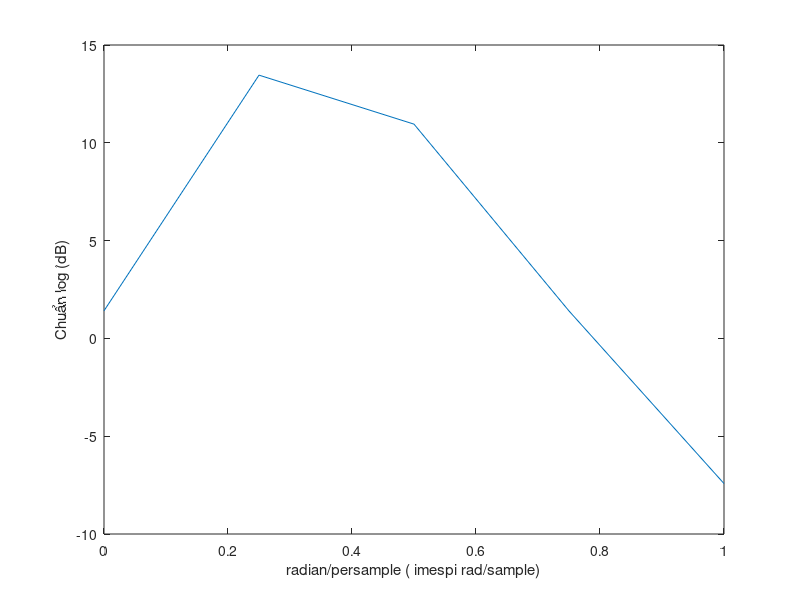
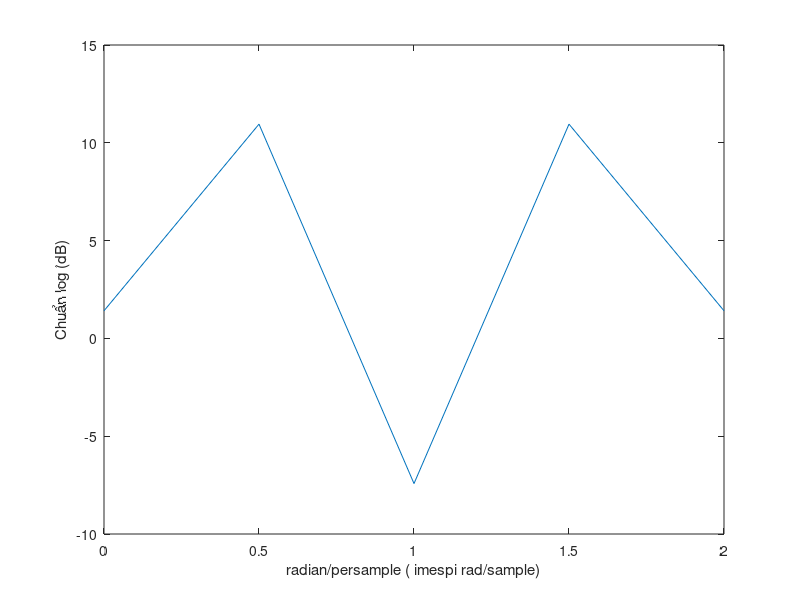

These figures' MATLAB source, in order:
a=[1 -0.75 0.6];
b=[2 0 -1];
w1=[0:pi/4:pi];
H=freqz(b,a,w1);
figure(1)
plot(w1/pi,20*log10(abs(H)))
ylabel("Chuẩn log (dB)")
xlabel("radian/persample (\times\pi rad/sample)")
w2=[0:2*pi/4:2*pi];
H1=freqz(b,a,w2);
figure(2)
plot(w2/pi,20*log10(abs(H1)))
ylabel("Chuẩn log (dB)")
xlabel("radian/persample (\times\pi rad/sample)")
